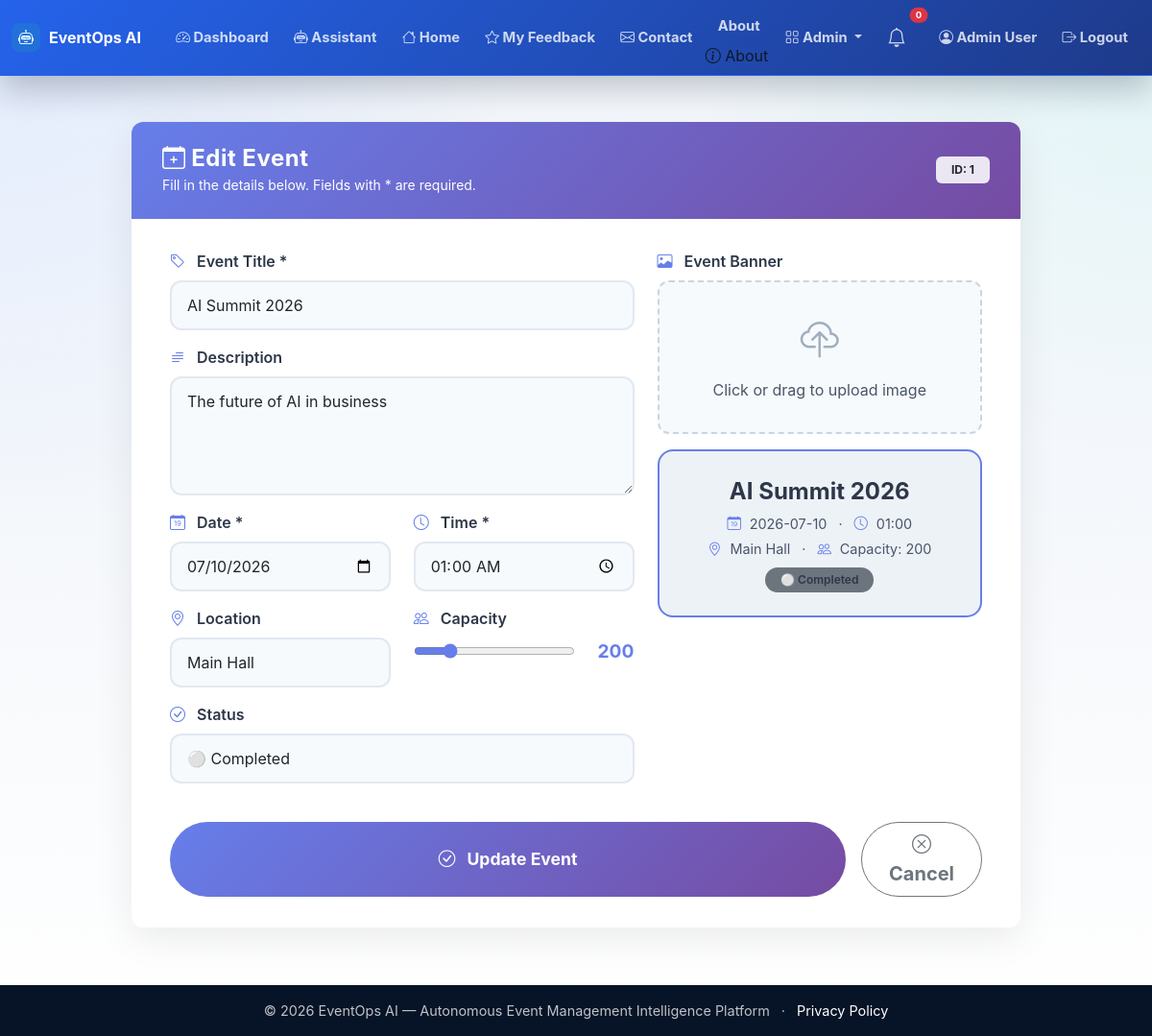
The page /admin/events/edit/1 (signed in) on the database its author committed.
### app.py (models this page shows, shortened)
class User(UserMixin, db.Model):
    id = db.Column(db.Integer, primary_key=True)
    name = db.Column(db.String(100), nullable=False)
    email = db.Column(db.String(100), unique=True, nullable=False)
    password_hash = db.Column(db.String(200), nullable=False)
    role = db.Column(db.String(20), default='user')
    created_at = db.Column(db.DateTime, default=lambda: datetime.now(timezone.utc))

class Event(db.Model):
    id = db.Column(db.Integer, primary_key=True)
    title = db.Column(db.String(200), nullable=False)
    description = db.Column(db.Text)
    date = db.Column(db.String(50))
    time = db.Column(db.String(50))
    location = db.Column(db.String(200))
    capacity = db.Column(db.Integer)
    status = db.Column(db.String(20), default='upcoming')
    created_at = db.Column(db.DateTime, default=lambda: datetime.now(timezone.utc))

### app.py (the view, shortened to what this page needs)
@app.route('/admin/events/edit/<int:event_id>', methods=['GET', 'POST'])
@login_required
def admin_event_edit(event_id):
    if current_user.role != 'admin':
        abort(403)
    event = Event.query.get_or_404(event_id)
    return render_template('admin_event_form.html', event=event)

### app.py (called while the page is built)
@login_manager.user_loader
def load_user(user_id):
    return User.query.get(int(user_id))

### templates/admin_event_form.html (shortened to what this page needs)
{% extends "base.html" %}
{% block content %}
<div class="container py-4">
    <div class="row justify-content-center">
        <div class="col-lg-10">
            <div class="card form-card">
                <div class="card-header">
                    <div class="d-flex justify-content-between align-items-center">
                        <div>
                            <h4 class="mb-0"><i class="bi bi-calendar-plus"></i> {% if event %}Edit Event{% else %}Create New Event{% endif %}</h4>
                            <small>Fill in the details below. Fields with * are required.</small>
                        </div>
                        <span class="badge bg-light text-dark px-3 py-2">
                            {% if event %}ID: {{ event.id }}{% else %}New{% endif %}
                        </span>
                    </div>
                </div>
                <div class="card-body">
                    <form method="POST" enctype="multipart/form-data" id="eventForm">
                        <div class="row g-4">
                            <div class="col-md-7">
                                <div class="mb-3">
                                    <label for="title" class="form-label"><i class="bi bi-tag"></i> Event Title *</label>
                                    <input type="text" class="form-control" id="title" name="title"
                                           value="{{ event.title if event else '' }}"
                                           placeholder="e.g., AI Summit 2026" required>
                                </div>
                                <div class="mb-3">
                                    <label for="description" class="form-label"><i class="bi bi-text-paragraph"></i> Description</label>
                                    <textarea class="form-control" id="description" name="description" rows="4"
                                              placeholder="Describe your event…">{{ event.description if event else '' }}</textarea>
                                </div>
                                <div class="row">
                                    <div class="col-md-6 mb-3">
                                        <label for="date" class="form-label"><i class="bi bi-calendar-date"></i> Date *</label>
                                        <input type="date" class="form-control" id="date" name="date"
                                               value="{{ event.date if event else '' }}" required>
                                    </div>
                                    <div class="col-md-6 mb-3">
                                        <label for="time" class="form-label"><i class="bi bi-clock"></i> Time *</label>
                                        <input type="time" class="form-control" id="time" name="time"
                                               value="{{ event.time if event else '' }}" required>
                                    </div>
                                </div>
                                <div class="row">
                                    <div class="col-md-6 mb-3">
                                        <label for="location" class="form-label"><i class="bi bi-geo-alt"></i> Location</label>
                                        <input type="text" class="form-control" id="location" name="location"
                                               value="{{ event.location if event else '' }}"
                                               placeholder="e.g., Main Hall, Room 101">
                                    </div>
                                    <div class="col-md-6 mb-3">
                                        <label for="capacity" class="form-label"><i class="bi bi-people"></i> Capacity</label>
                                        <div class="d-flex align-items-center gap-3">
                                            <input type="range" class="capacity-slider" id="capacitySlider"
                                                   name="capacity" min="0" max="1000" step="10"
                                                   value="{{ event.capacity if event else 100 }}">
                                            <span class="capacity-value" id="capacityDisplay">{{ event.capacity if event else 100 }}</span>
                                        </div>
                                    </div>
                                </div>
                                <div class="mb-3">
                                    <label for="status" class="form-label"><i class="bi bi-check-circle"></i> Status</label>
                                    <select class="form-select" id="status" name="status">
                                        <option value="completed" {% if event and event.status == 'completed' %}selected{% endif %}>⚪ Completed</option>
                                    </select>
                                </div>
                            </div>
                            <div class="col-md-5">
                                <div class="mb-3">
                                    <label class="form-label"><i class="bi bi-image"></i> Event Banner</label>
                                    <div class="image-upload-wrapper" id="imageUploadWrapper">
                                        <i class="bi bi-cloud-upload"></i>
                                        <div class="upload-text">Click or drag to upload image</div>
                                    </div>
                                </div>
                                <div class="preview-card" id="previewCard">
                                    <div class="preview-content" style="display:none; width:100%;">
                                        <div class="preview-title" id="previewTitle">Event Title</div>
                                        <div class="preview-meta">
                                            <span id="previewDate"> Date</span>
                                            <span class="mx-2">·</span>
                                            <span id="previewTime"> Time</span>
                                        </div>
                                        <div class="preview-meta">
                                            <span id="previewLocation"> Location</span>
                                            <span class="mx-2">·</span>
                                            <span id="previewCapacity"> Capacity: </span>
                                        </div>
                                        <span class="preview-badge" id="previewStatusBadge">🟢 Upcoming</span>
                                    </div>
                                </div>
                            </div>
                        </div>
                        <div class="d-flex gap-3 mt-4">
                            <button type="submit" class="btn btn-submit">
                                <i class="bi bi-check-circle"></i> {% if event %}Update Event{% else %}Create Event{% endif %}
                            </button>
                            <a href="{{ url_for('admin_events') }}" class="btn btn-outline-secondary btn-lg px-4">
                                <i class="bi bi-x-circle"></i> Cancel
                            </a>
                        </div>
                    </form>
                </div>
            </div>
        </div>
    </div>
</div>
{% endblock %}

### templates/base.html (shortened to what this page needs)
<!DOCTYPE html>
<html lang="en">
<head>
<link href="https://cdn.jsdelivr.net/npm/bootstrap@5.3.0/dist/css/bootstrap.min.css" rel="stylesheet">
<link rel="stylesheet" href="https://cdn.jsdelivr.net/npm/bootstrap-icons@1.11.0/font/bootstrap-icons.css">
<link rel="stylesheet" href="{{ url_for('static', filename='css/style.css') }}">
</head>
<body>
<nav class="navbar navbar-expand-lg navbar-dark bg-primary shadow-sm">
<div class="container-fluid">
<a class="navbar-brand fw-bold" href="{{ url_for('index') }}">
<i class="bi bi-robot"></i>EventOps AI
</a>
<div class="collapse navbar-collapse" id="navbarNav">
<ul class="navbar-nav ms-auto align-items-lg-center">
                    {% if current_user.is_authenticated %}
<li class="nav-item">
<a class="nav-link" href="{{ url_for('dashboard') }}">
<i class="bi bi-speedometer2"></i> Dashboard
</a>
</li>
<li class="nav-item">
<a class="nav-link" href="{{ url_for('assistant_page') }}">
<i class="bi bi-robot"></i> Assistant
</a>
</li>
<li class="nav-item">
<a class="nav-link" href="{{ url_for('index') }}">
<i class="bi bi-house"></i> Home
</a>
</li>
<li class="nav-item">
<a class="nav-link" href="{{ url_for('feedback_list') }}">
<i class="bi bi-star"></i> My Feedback
</a>
</li>
<li class="nav-item">
<a class="nav-link" href="{{ url_for('contact') }}">
<i class="bi bi-envelope"></i> Contact
</a>
</li>
<li class="nav-item">
    <a class="nav-link" href="{{ url_for('about') }}">About</a>
<i class="bi bi-info-circle"></i> About
</li>
                        {% if current_user.role == 'admin' %}
<li class="nav-item dropdown">
<a class="nav-link dropdown-toggle" href="#" role="button" data-bs-toggle="dropdown">
<i class="bi bi-grid"></i> Admin
</a>
</li>
                        {% endif %}
<li class="nav-item position-relative me-2">
<a class="nav-link" href="#" title="Notifications" data-bs-toggle="dropdown">
<i class="bi bi-bell fs-5"></i>
<span class="position-absolute top-0 start-100 translate-middle badge rounded-pill bg-danger" style="font-size:0.6rem;">
                                    0
</span>
</a>
</li>
<li class="nav-item">
<a class="nav-link" href="{{ url_for('profile') }}">
<i class="bi bi-person-circle"></i> {{ current_user.name }}
</a>
</li>
<li class="nav-item">
<a class="nav-link" href="{{ url_for('logout') }}">
<i class="bi bi-box-arrow-right"></i> Logout
</a>
</li>
                    {% endif %}
</ul>
</div>
</div>
</nav>
<main class="container-fluid py-4">
        {% block content %}{% endblock %}
</main>
<footer class="footer bg-dark text-white py-3 mt-4">
<div class="container text-center">
<span>© 2026 EventOps AI — Autonomous Event Management Intelligence Platform</span>
<span class="mx-2" aria-hidden="true">·</span>
<a class="text-white" href="{{ url_for('privacy') }}">Privacy Policy</a>
</div>
</footer>
</body>
</html>

### static/css/style.css (style rules this page uses)
:root { --eo-ink: #101827; --eo-muted: #667085; --eo-bg: #f4f7fb; --eo-surface: #ffffff; --eo-line: #e5eaf2; --eo-navy: #071326; --eo-blue: #2563eb; --eo-indigo: #1e3a8a; --eo-teal: #14b8a6; --eo-amber: #f59e0b; --eo-rose: #e11d48; --eo-shadow: 0 22px 60px rgba(15, 23, 42, 0.11); --eo-soft-shadow: 0 14px 36px rgba(15, 23, 42, 0.08); }
* { letter-spacing: 0; }
html { scroll-behavior: smooth; }
body { min-height: 100vh; color: var(--eo-ink); background: radial-gradient(circle at top left, rgba(37, 99, 235, 0.10), transparent 34rem), radial-gradient(circle at top right, rgba(20, 184, 166, 0.10), transparent 30rem), linear-gradient(180deg, #f8fbff 0%, var(--eo-bg) 45%, #ffffff 100%); font-family: "Inter", "Segoe UI", system-ui, -apple-system, BlinkMacSystemFont, sans-serif; }
a { text-decoration: none; }
.navbar { min-height: 60px; border-bottom: 1px solid rgba(255, 255, 255, 0.12); background: linear-gradient(90deg, rgba(7, 19, 38, 0.98), rgba(15, 45, 90, 0.96)) !important; box-shadow: 0 14px 34px rgba(7, 19, 38, 0.24) !important; }
.navbar .container-fluid { width: min(1240px, calc(100% - 24px)); margin: 0 auto; padding-left: 0; padding-right: 0; }
.navbar-brand { display: inline-flex; align-items: center; gap: 9px; font-size: 1rem; }
.navbar-brand i { display: inline-flex; width: 30px; height: 30px; align-items: center; justify-content: center; border-radius: 8px; color: #dff7ff; background: rgba(20, 184, 166, 0.18); }
.navbar-dark .navbar-nav .nav-link { border-radius: 999px; color: rgba(255, 255, 255, 0.78); font-size: 0.92rem; font-weight: 650; padding: 0.5rem 0.82rem; transition: background 0.2s ease, color 0.2s ease, transform 0.2s ease; }
main.container-fluid { width: min(1240px, calc(100% - 24px)); min-height: calc(100vh - 138px); margin: 0 auto; padding: 24px 0 0 !important; }
.dropdown-menu, .modal-content, .list-group-item, .table, .card { border-color: var(--eo-line) !important; }
.card { border-radius: 12px !important; background: rgba(255, 255, 255, 0.96); box-shadow: var(--eo-soft-shadow); }
.btn { border-radius: 999px; font-weight: 750; box-shadow: none !important; }
.btn-primary, .bg-primary { background: linear-gradient(135deg, var(--eo-blue), var(--eo-indigo)) !important; border-color: var(--eo-blue) !important; }
.footer { margin-top: 36px !important; background: #071326 !important; color: rgba(255, 255, 255, 0.74) !important; font-size: 0.9rem; }
.bg-light { background: rgba(255, 255, 255, 0.86) !important; }

### rows shown on the page
User: name "Admin User"
Event: id "1", title "AI Summit 2026", description "The future of AI in business", date "07/10/2026", time "01:00", location "Main Hall", capacity "200", status "⚪ Completed"
